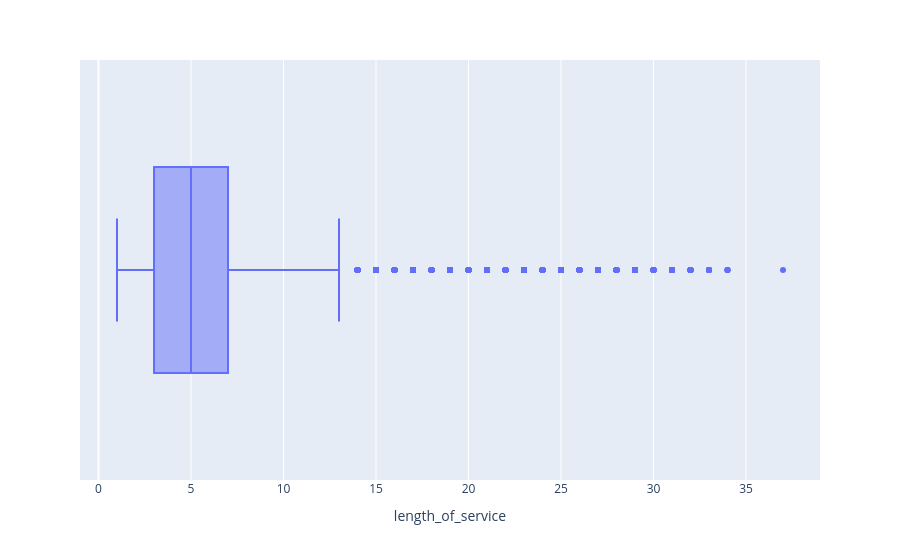

Notebook source saved alongside this figure:
### Code cell
px.box(df, x = 'length_of_service')

### Figure 1 — Plotly figure (JSON) as saved in the notebook; plotly's stock layout.template omitted (floating-point values rounded to 4 significant figures; data arrays with more than 128 entries replaced by an {"elided": "..."} marker saying what was removed)
{"data": [{"alignmentgroup": "True", "hovertemplate": "length_of_service=%{x}<extra></extra>", "legendgroup": "", "marker": {"color": "#636efa"}, "name": "", "notched": false, "offsetgroup": "", "orientation": "h", "showlegend": false, "type": "box", "x": {"elided": "54808 int values"}, "x0": " ", "xaxis": "x", "y0": " ", "yaxis": "y"}], "layout": {"boxmode": "group", "legend": {"tracegroupgap": 0}, "margin": {"t": 60}, "xaxis": {"anchor": "y", "domain": [0, 1], "title": {"text": "length_of_service"}}, "yaxis": {"anchor": "x", "domain": [0, 1]}}}
